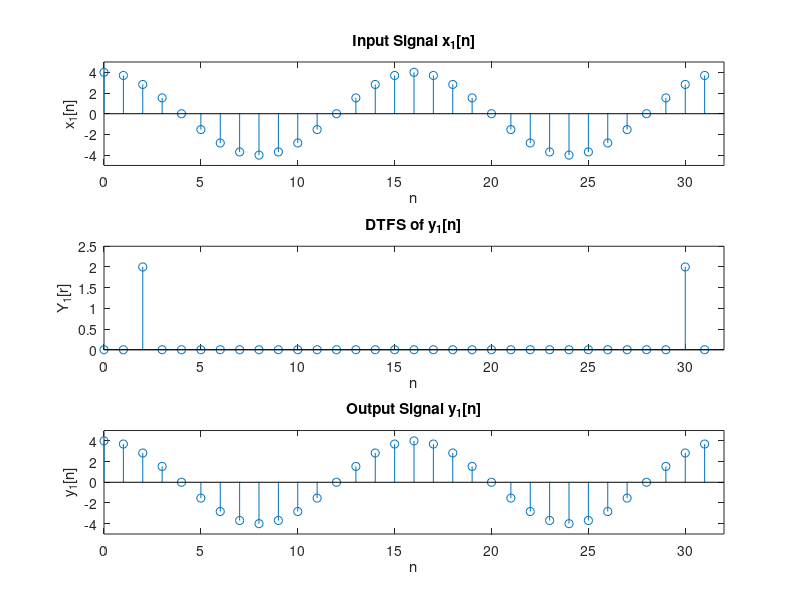

MATLAB code to generate this figure:
% C. System Response

% C.2
N_0 = 32; %fundamental period
omega_0 = 2*pi/N_0;% fundamental frequency

n = 0:N_0-1; 

% Rewrite H[r] in the interval of [0,N_0-1]
H = [ones(1,5) zeros(1,23) ones(1,4)];
x1 = @(n) 4.0*cos(pi*n/8); % Input Signal x1[n]

for r = 0:N_0-1
    X1(r+1) = (1/N_0).*sum(x1(n).*exp(-j.*r.*(omega_0).*n));
end

r = n; 

Y1 = H.*X1; % Calculate DTFS of y2[n]

for n = 0:N_0-1
    y1(n+1) = sum(Y1.*exp(-j*r*(omega_0)*n));
end

n = r;

figure;
subplot(3,1,1);
stem(n,x1(n));
title('Input Signal x_1[n]');
axis([0 32 -5 5]);
xlabel('n');
ylabel('x_1[n]');

subplot(3,1,2);
stem(r,Y1);
title('DTFS of y_1[n]');
axis([0 32 0 2.5]);
xlabel('n');
ylabel('Y_1[r]');

subplot(3,1,3);
stem(n,y1);
title('Output Signal y_1[n]');
axis([0 32 -5 5]);
xlabel('n');
ylabel('y_1[n]');
